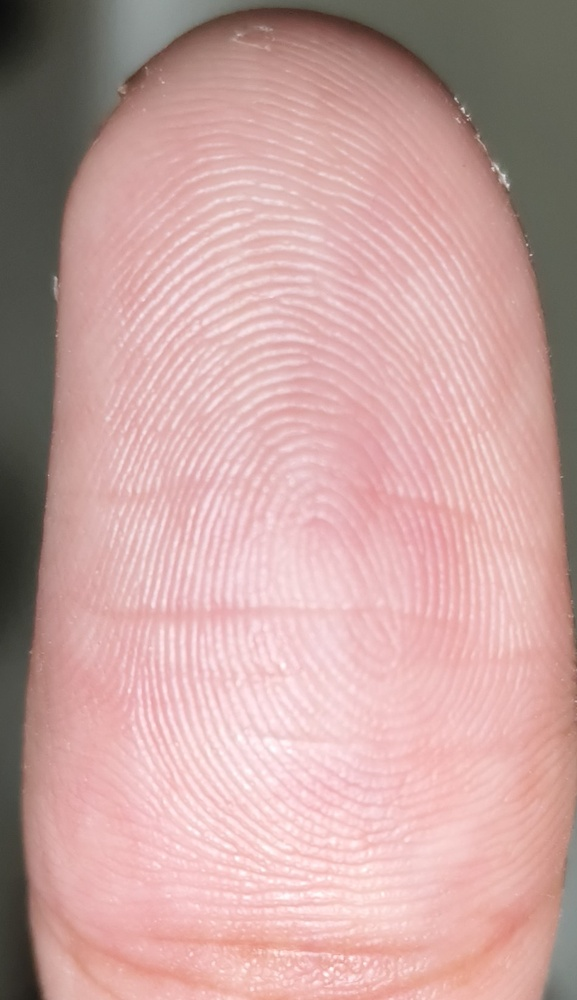
#> input picture input/finger1.jpg, 577 x 1000 px, shrunk from 949 x 1644 before the run
$ python -i preprocessing.py   (imports and definitions only)
#> lines starting #> are read from the running program, lines starting #| are printed output that depends on the picture
#> further down, picture is the input picture: shape (1000, 577, 3); mean B, G, R 160.1, 162.8, 200.6
import cv2

def preprocess(img):
    gray = cv2.cvtColor(img, cv2.COLOR_BGR2GRAY)
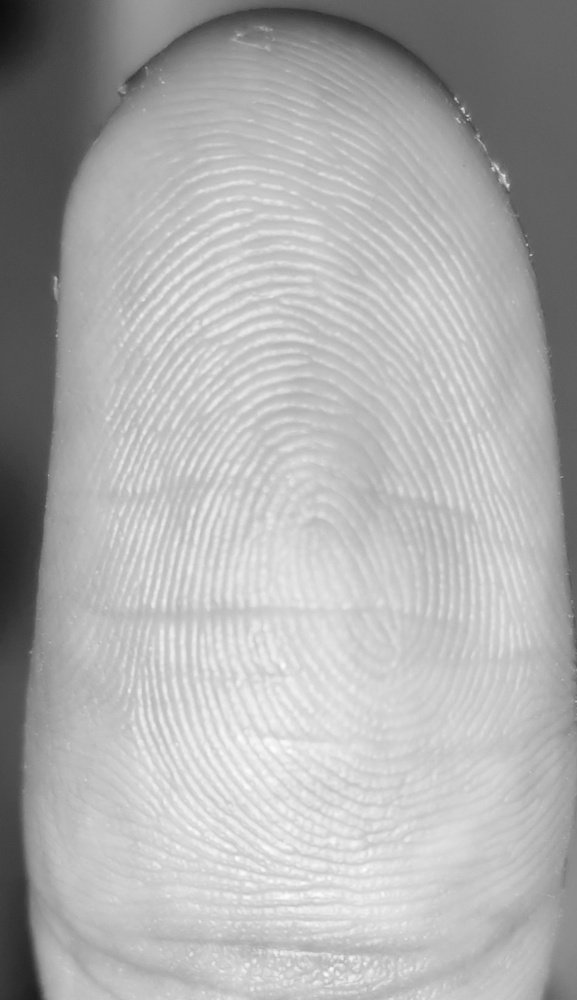
#> gray: shape (1000, 577); min 13, max 253, mean 173.8
    blur = cv2.GaussianBlur(gray, (5,5), 0)

    clahe = cv2.createCLAHE(clipLimit=2.0, tileGridSize=(8,8))
    norm = clahe.apply(blur)
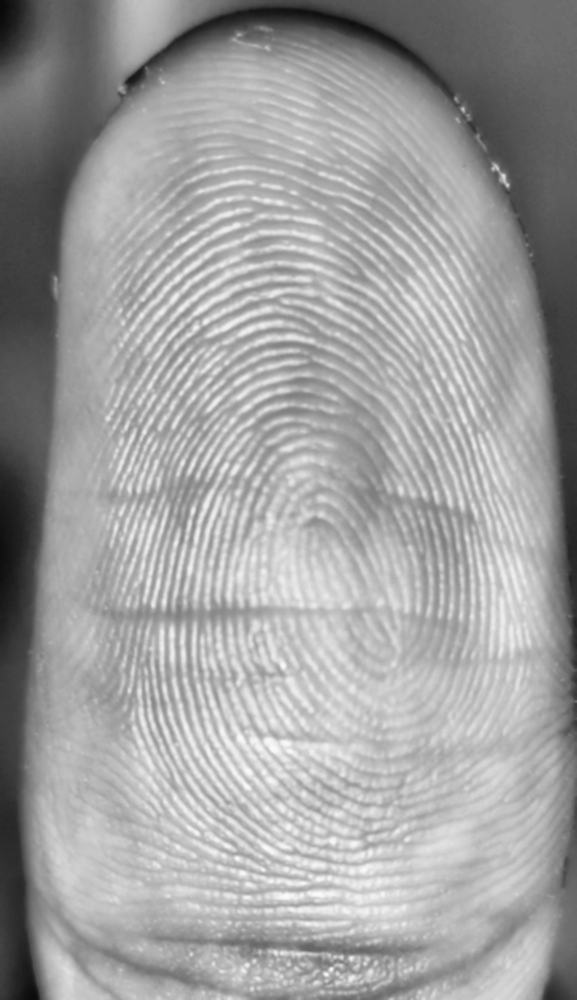
#> norm: shape (1000, 577); min 9, max 252, mean 159.9

    return gray, norm

>>> import cv2
>>> picture = cv2.imread('../input/finger1.jpg')
>>> result = preprocess(picture)

$ run again, on input/finger2.jpg
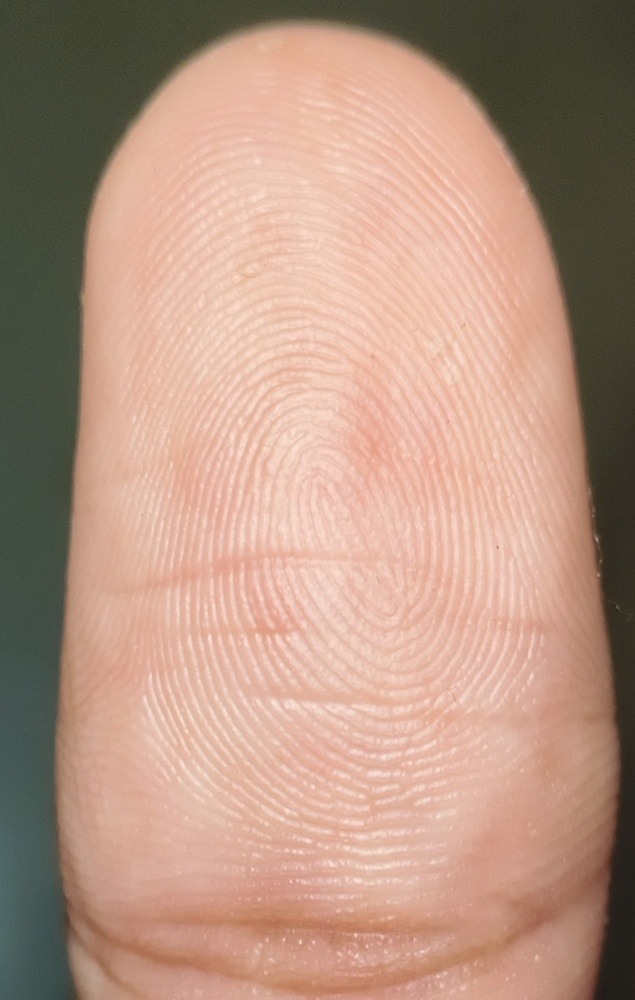
#> input picture input/finger2.jpg, 635 x 1000 px, shrunk from 1024 x 1613 before the run
#> picture is the input picture: shape (1000, 635, 3); mean B, G, R 130.6, 148.8, 182.6
#> in preprocess, `gray = cv2.cvtColor(img, cv2.COLOR_BGR2GRAY)`:
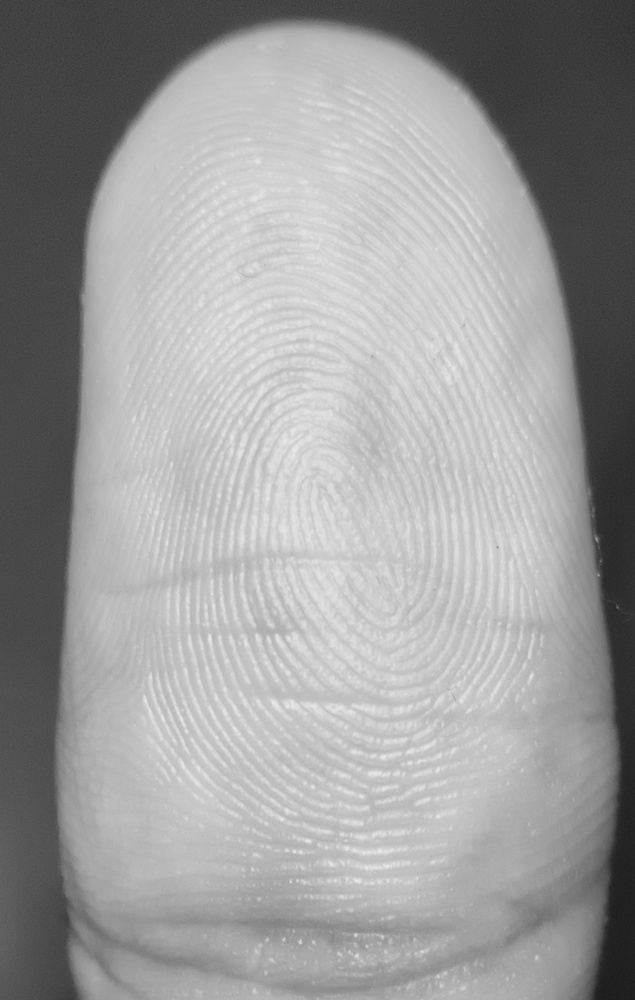
#> gray: shape (1000, 635); min 26, max 235, mean 156.8
#> in preprocess, `norm = clahe.apply(blur)`:
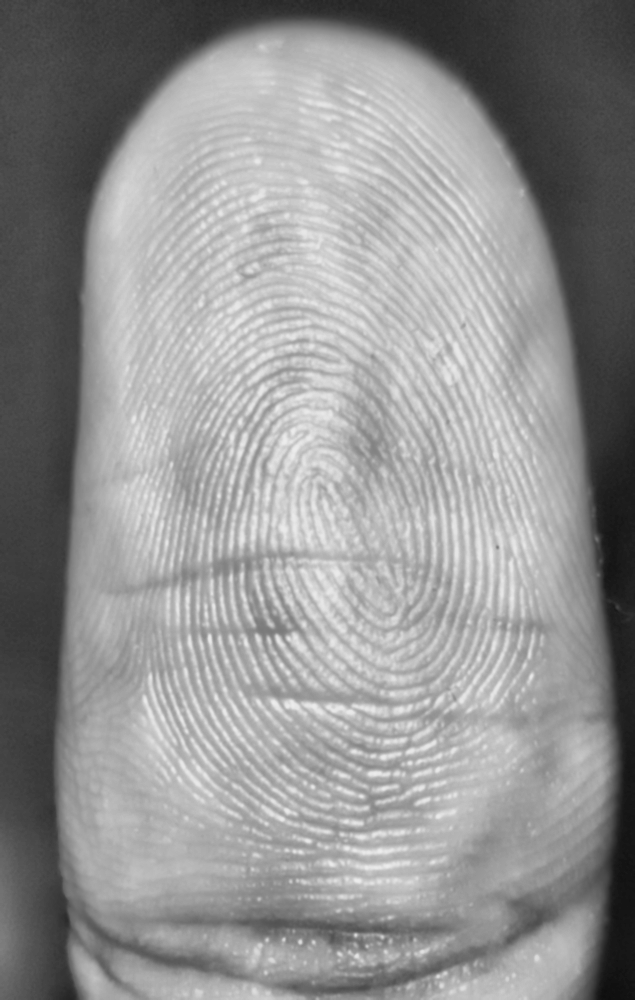
#> norm: shape (1000, 635); min 14, max 237, mean 146.6
